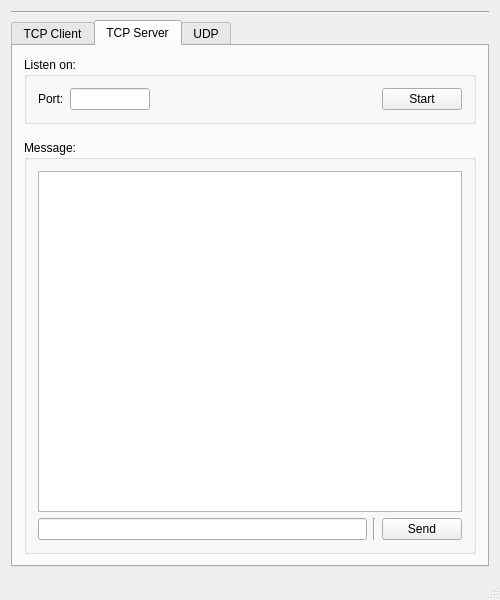
<?xml version="1.0" encoding="UTF-8"?>
<ui version="4.0">
 <class>MainWindow</class>
 <widget class="QMainWindow" name="MainWindow">
  <property name="geometry">
   <rect>
    <x>0</x>
    <y>0</y>
    <width>500</width>
    <height>600</height>
   </rect>
  </property>
  <property name="minimumSize">
   <size>
    <width>500</width>
    <height>500</height>
   </size>
  </property>
  <property name="windowTitle">
   <string>Socket Test</string>
  </property>
  <widget class="QWidget" name="centralWidget">
   <layout class="QVBoxLayout" name="verticalLayout">
    <item>
     <widget class="Line" name="line_6">
      <property name="orientation">
       <enum>Qt::Horizontal</enum>
      </property>
     </widget>
    </item>
    <item>
     <widget class="QTabWidget" name="tabWidget">
      <property name="tabShape">
       <enum>QTabWidget::Rounded</enum>
      </property>
      <property name="currentIndex">
       <number>1</number>
      </property>
      <widget class="QWidget" name="tab_tcpClient">
       <attribute name="title">
        <string>TCP Client</string>
       </attribute>
       <layout class="QVBoxLayout" name="verticalLayout_5">
        <item>
         <widget class="QGroupBox" name="groupBox_4">
          <property name="title">
           <string>Connect to:</string>
          </property>
          <layout class="QVBoxLayout" name="verticalLayout_6">
           <item>
            <layout class="QHBoxLayout" name="horizontalLayout_7">
             <item>
              <widget class="QLabel" name="label_targetIP">
               <property name="sizePolicy">
                <sizepolicy hsizetype="Preferred" vsizetype="Preferred">
                 <horstretch>0</horstretch>
                 <verstretch>0</verstretch>
                </sizepolicy>
               </property>
               <property name="minimumSize">
                <size>
                 <width>0</width>
                 <height>0</height>
                </size>
               </property>
               <property name="baseSize">
                <size>
                 <width>0</width>
                 <height>0</height>
                </size>
               </property>
               <property name="text">
                <string>IP:</string>
               </property>
              </widget>
             </item>
             <item>
              <widget class="QLineEdit" name="lineEdit_TcpClientTargetIP">
               <property name="minimumSize">
                <size>
                 <width>150</width>
                 <height>0</height>
                </size>
               </property>
               <property name="maximumSize">
                <size>
                 <width>200</width>
                 <height>16777215</height>
                </size>
               </property>
              </widget>
             </item>
             <item>
              <widget class="Line" name="line_4">
               <property name="orientation">
                <enum>Qt::Vertical</enum>
               </property>
              </widget>
             </item>
             <item>
              <widget class="QLabel" name="label_targetPort">
               <property name="sizePolicy">
                <sizepolicy hsizetype="Preferred" vsizetype="Preferred">
                 <horstretch>0</horstretch>
                 <verstretch>0</verstretch>
                </sizepolicy>
               </property>
               <property name="minimumSize">
                <size>
                 <width>0</width>
                 <height>0</height>
                </size>
               </property>
               <property name="text">
                <string>Port:</string>
               </property>
              </widget>
             </item>
             <item>
              <widget class="QLineEdit" name="lineEdit_TcpClientTargetPort">
               <property name="minimumSize">
                <size>
                 <width>80</width>
                 <height>0</height>
                </size>
               </property>
               <property name="maximumSize">
                <size>
                 <width>80</width>
                 <height>16777215</height>
                </size>
               </property>
              </widget>
             </item>
             <item>
              <spacer name="horizontalSpacer">
               <property name="orientation">
                <enum>Qt::Horizontal</enum>
               </property>
               <property name="sizeHint" stdset="0">
                <size>
                 <width>40</width>
                 <height>20</height>
                </size>
               </property>
              </spacer>
             </item>
             <item>
              <widget class="QPushButton" name="button_TcpClient">
               <property name="text">
                <string>Connect</string>
               </property>
              </widget>
             </item>
            </layout>
           </item>
          </layout>
         </widget>
        </item>
        <item>
         <spacer name="verticalSpacer_4">
          <property name="orientation">
           <enum>Qt::Vertical</enum>
          </property>
          <property name="sizeType">
           <enum>QSizePolicy::Fixed</enum>
          </property>
          <property name="sizeHint" stdset="0">
           <size>
            <width>20</width>
            <height>10</height>
           </size>
          </property>
         </spacer>
        </item>
        <item>
         <widget class="QGroupBox" name="groupBox_2">
          <property name="title">
           <string>Message:</string>
          </property>
          <layout class="QVBoxLayout" name="verticalLayout_4">
           <item>
            <widget class="QTextBrowser" name="textBrowser_TcpClientMessage"/>
           </item>
           <item>
            <layout class="QHBoxLayout" name="horizontalLayout">
             <item>
              <widget class="QLineEdit" name="lineEdit_TcpClientSend"/>
             </item>
             <item>
              <widget class="Line" name="line_5">
               <property name="orientation">
                <enum>Qt::Vertical</enum>
               </property>
              </widget>
             </item>
             <item>
              <widget class="QPushButton" name="button_TcpClientSend">
               <property name="text">
                <string>Send</string>
               </property>
              </widget>
             </item>
            </layout>
           </item>
          </layout>
         </widget>
        </item>
       </layout>
      </widget>
      <widget class="QWidget" name="tab_tcpServer">
       <attribute name="title">
        <string>TCP Server</string>
       </attribute>
       <layout class="QVBoxLayout" name="verticalLayout_7">
        <item>
         <widget class="QGroupBox" name="groupBox">
          <property name="title">
           <string>Listen on:</string>
          </property>
          <layout class="QVBoxLayout" name="verticalLayout_3">
           <item>
            <layout class="QHBoxLayout" name="horizontalLayout_3">
             <item>
              <widget class="QLabel" name="label_listenPort">
               <property name="sizePolicy">
                <sizepolicy hsizetype="Preferred" vsizetype="Preferred">
                 <horstretch>0</horstretch>
                 <verstretch>0</verstretch>
                </sizepolicy>
               </property>
               <property name="minimumSize">
                <size>
                 <width>0</width>
                 <height>0</height>
                </size>
               </property>
               <property name="text">
                <string>Port:</string>
               </property>
              </widget>
             </item>
             <item>
              <widget class="QLineEdit" name="lineEdit_TcpServerListenPort">
               <property name="minimumSize">
                <size>
                 <width>80</width>
                 <height>0</height>
                </size>
               </property>
               <property name="maximumSize">
                <size>
                 <width>80</width>
                 <height>16777215</height>
                </size>
               </property>
              </widget>
             </item>
             <item>
              <spacer name="horizontalSpacer_2">
               <property name="orientation">
                <enum>Qt::Horizontal</enum>
               </property>
               <property name="sizeHint" stdset="0">
                <size>
                 <width>40</width>
                 <height>20</height>
                </size>
               </property>
              </spacer>
             </item>
             <item>
              <widget class="QPushButton" name="button_TcpServer">
               <property name="text">
                <string>Start</string>
               </property>
              </widget>
             </item>
            </layout>
           </item>
          </layout>
         </widget>
        </item>
        <item>
         <spacer name="verticalSpacer">
          <property name="orientation">
           <enum>Qt::Vertical</enum>
          </property>
          <property name="sizeType">
           <enum>QSizePolicy::Fixed</enum>
          </property>
          <property name="sizeHint" stdset="0">
           <size>
            <width>20</width>
            <height>10</height>
           </size>
          </property>
         </spacer>
        </item>
        <item>
         <widget class="QGroupBox" name="groupBox_5">
          <property name="title">
           <string>Message:</string>
          </property>
          <layout class="QVBoxLayout" name="verticalLayout_8">
           <item>
            <widget class="QTextBrowser" name="textBrowser_TcpServerMessage"/>
           </item>
           <item>
            <layout class="QHBoxLayout" name="horizontalLayout_2">
             <item>
              <widget class="QLineEdit" name="lineEdit_TcpServerSend"/>
             </item>
             <item>
              <widget class="Line" name="line_7">
               <property name="orientation">
                <enum>Qt::Vertical</enum>
               </property>
              </widget>
             </item>
             <item>
              <widget class="QPushButton" name="button_TcpServerSend">
               <property name="text">
                <string>Send</string>
               </property>
              </widget>
             </item>
            </layout>
           </item>
          </layout>
         </widget>
        </item>
       </layout>
      </widget>
      <widget class="QWidget" name="tab_udp">
       <attribute name="title">
        <string>UDP</string>
       </attribute>
       <layout class="QVBoxLayout" name="verticalLayout_9">
        <item>
         <widget class="QGroupBox" name="groupBox_6">
          <property name="title">
           <string>Listen on:</string>
          </property>
          <layout class="QVBoxLayout" name="verticalLayout_10">
           <item>
            <layout class="QHBoxLayout" name="horizontalLayout_4">
             <item>
              <widget class="QLabel" name="label_3">
               <property name="text">
                <string>Port:</string>
               </property>
              </widget>
             </item>
             <item>
              <widget class="QLineEdit" name="lineEdit_UdpListenPort">
               <property name="sizePolicy">
                <sizepolicy hsizetype="Preferred" vsizetype="Fixed">
                 <horstretch>0</horstretch>
                 <verstretch>0</verstretch>
                </sizepolicy>
               </property>
               <property name="minimumSize">
                <size>
                 <width>80</width>
                 <height>0</height>
                </size>
               </property>
               <property name="maximumSize">
                <size>
                 <width>80</width>
                 <height>16777215</height>
                </size>
               </property>
              </widget>
             </item>
             <item>
              <spacer name="horizontalSpacer_3">
               <property name="orientation">
                <enum>Qt::Horizontal</enum>
               </property>
               <property name="sizeHint" stdset="0">
                <size>
                 <width>40</width>
                 <height>20</height>
                </size>
               </property>
              </spacer>
             </item>
             <item>
              <widget class="QPushButton" name="button_Udp">
               <property name="text">
                <string>Start</string>
               </property>
              </widget>
             </item>
            </layout>
           </item>
          </layout>
         </widget>
        </item>
        <item>
         <spacer name="verticalSpacer_5">
          <property name="orientation">
           <enum>Qt::Vertical</enum>
          </property>
          <property name="sizeType">
           <enum>QSizePolicy::Fixed</enum>
          </property>
          <property name="sizeHint" stdset="0">
           <size>
            <width>20</width>
            <height>10</height>
           </size>
          </property>
         </spacer>
        </item>
        <item>
         <widget class="QGroupBox" name="groupBox_8">
          <property name="title">
           <string>Message:</string>
          </property>
          <layout class="QVBoxLayout" name="verticalLayout_11">
           <item>
            <widget class="QTextBrowser" name="textBrowser_UdpMessage"/>
           </item>
           <item>
            <widget class="QGroupBox" name="groupBox_7">
             <property name="title">
              <string>Send to:</string>
             </property>
             <layout class="QVBoxLayout" name="verticalLayout_12">
              <item>
               <layout class="QHBoxLayout" name="horizontalLayout_8">
                <item>
                 <widget class="QLabel" name="label">
                  <property name="text">
                   <string>IP:</string>
                  </property>
                 </widget>
                </item>
                <item>
                 <widget class="QLineEdit" name="lineEdit_UdpTargetIP">
                  <property name="sizePolicy">
                   <sizepolicy hsizetype="Preferred" vsizetype="Fixed">
                    <horstretch>0</horstretch>
                    <verstretch>0</verstretch>
                   </sizepolicy>
                  </property>
                  <property name="minimumSize">
                   <size>
                    <width>200</width>
                    <height>0</height>
                   </size>
                  </property>
                  <property name="maximumSize">
                   <size>
                    <width>200</width>
                    <height>16777215</height>
                   </size>
                  </property>
                 </widget>
                </item>
                <item>
                 <widget class="Line" name="line_2">
                  <property name="orientation">
                   <enum>Qt::Vertical</enum>
                  </property>
                 </widget>
                </item>
                <item>
                 <widget class="QLabel" name="label_4">
                  <property name="text">
                   <string>Port:</string>
                  </property>
                 </widget>
                </item>
                <item>
                 <widget class="QLineEdit" name="lineEdit_UdpTargetPort">
                  <property name="enabled">
                   <bool>true</bool>
                  </property>
                  <property name="sizePolicy">
                   <sizepolicy hsizetype="Preferred" vsizetype="Fixed">
                    <horstretch>0</horstretch>
                    <verstretch>0</verstretch>
                   </sizepolicy>
                  </property>
                  <property name="minimumSize">
                   <size>
                    <width>80</width>
                    <height>0</height>
                   </size>
                  </property>
                  <property name="maximumSize">
                   <size>
                    <width>80</width>
                    <height>16777215</height>
                   </size>
                  </property>
                  <property name="baseSize">
                   <size>
                    <width>0</width>
                    <height>0</height>
                   </size>
                  </property>
                 </widget>
                </item>
                <item>
                 <spacer name="horizontalSpacer_4">
                  <property name="orientation">
                   <enum>Qt::Horizontal</enum>
                  </property>
                  <property name="sizeHint" stdset="0">
                   <size>
                    <width>40</width>
                    <height>20</height>
                   </size>
                  </property>
                 </spacer>
                </item>
               </layout>
              </item>
              <item>
               <widget class="Line" name="line_3">
                <property name="orientation">
                 <enum>Qt::Horizontal</enum>
                </property>
               </widget>
              </item>
              <item>
               <layout class="QHBoxLayout" name="horizontalLayout_6">
                <item>
                 <widget class="QLineEdit" name="lineEdit_UdpSend"/>
                </item>
                <item>
                 <widget class="Line" name="line_8">
                  <property name="orientation">
                   <enum>Qt::Vertical</enum>
                  </property>
                 </widget>
                </item>
                <item>
                 <widget class="QPushButton" name="button_UdpSend">
                  <property name="text">
                   <string>Send</string>
                  </property>
                 </widget>
                </item>
               </layout>
              </item>
             </layout>
            </widget>
           </item>
          </layout>
         </widget>
        </item>
       </layout>
      </widget>
     </widget>
    </item>
   </layout>
  </widget>
  <widget class="QMenuBar" name="menuBar">
   <property name="geometry">
    <rect>
     <x>0</x>
     <y>0</y>
     <width>500</width>
     <height>21</height>
    </rect>
   </property>
  </widget>
  <widget class="QStatusBar" name="statusBar"/>
 </widget>
 <layoutdefault spacing="6" margin="11"/>
 <resources/>
 <connections/>
</ui>
